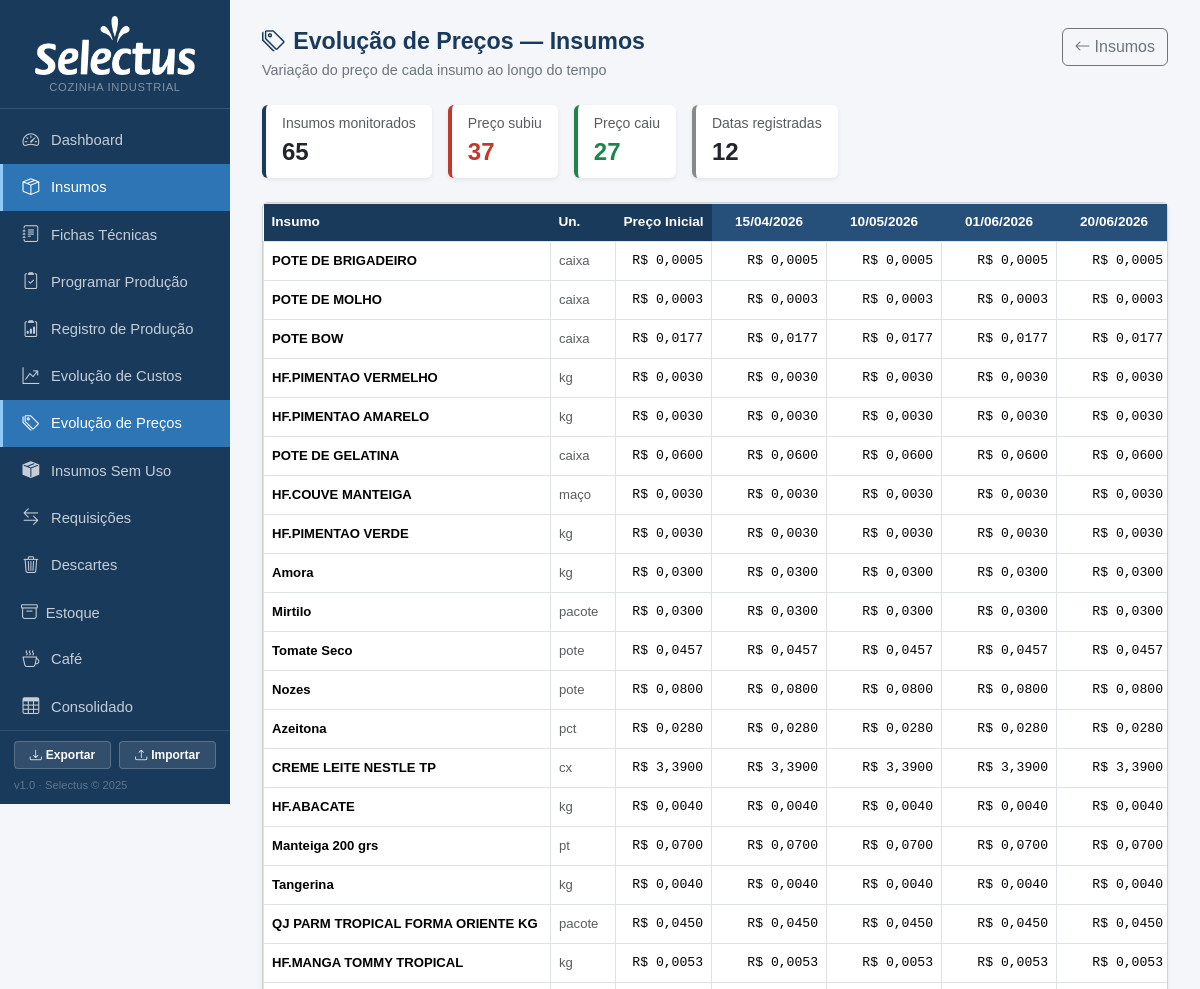
Page /insumos/evolucao-precos (upper part) on the earlier database version.
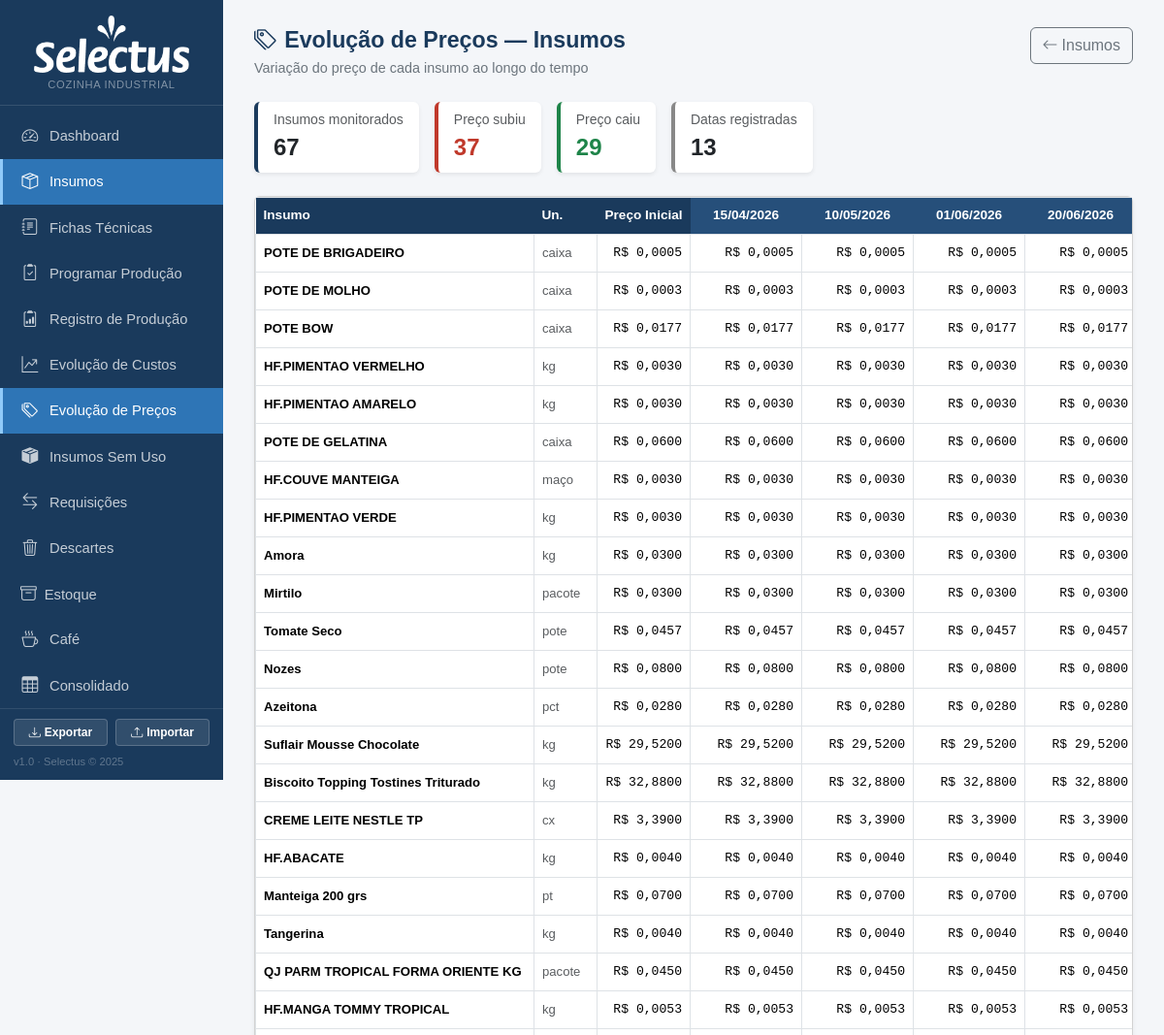
Same page on the later database version.
### tables this page shows
CREATE TABLE historico_precos (
            id INTEGER PRIMARY KEY AUTOINCREMENT,
            insumo_id INTEGER NOT NULL,
            preco_anterior REAL,
            preco_novo REAL,
            data_registro TEXT DEFAULT CURRENT_TIMESTAMP
        );

CREATE TABLE insumos (
            id INTEGER PRIMARY KEY AUTOINCREMENT,
            nome TEXT NOT NULL,
            unidade_compra TEXT NOT NULL,
            preco_compra REAL,
            unidade_uso TEXT NOT NULL,
            fator_conversao REAL NOT NULL DEFAULT 1
        , qtd_por_embalagem REAL, unid_embalagem TEXT, produto_vinculado_id INTEGER, estoque_atual REAL DEFAULT 0, estoque_minimo REAL DEFAULT 0, status_revisao_custo TEXT DEFAULT 'nao_revisado', data_revisao_custo TEXT, fornecedor TEXT, aproveitamento REAL NOT NULL DEFAULT 100, status_revisao_nome TEXT DEFAULT 'nao_revisado', observacao TEXT, estoque_central REAL DEFAULT 0, status_revisao_fp TEXT DEFAULT "nao_revisado");

### app.py (the view)
@app.route('/insumos/evolucao-precos')
def insumos_evolucao_precos():
    db = get_db()
    records = db.execute('''
        SELECT h.insumo_id, i.nome insumo_nome, i.unidade_compra,
               h.preco_anterior, h.preco_novo,
               date(h.data_registro) data_dia
        FROM historico_precos h
        JOIN insumos i ON i.id = h.insumo_id
        WHERE h.preco_anterior IS NOT NULL
        ORDER BY h.insumo_id, h.id
    ''').fetchall()
    db.close()
    dates = sorted(set(r['data_dia'] for r in records))
    by_id = {}
    for r in records:
        iid = r['insumo_id']
        if iid not in by_id:
            by_id[iid] = {'nome': r['insumo_nome'], 'unidade': r['unidade_compra'] or '',
                          'inicial': r['preco_anterior'], 'por_data': {}}
        by_id[iid]['por_data'][r['data_dia']] = r['preco_novo']
    for iid, d in by_id.items():
        ultimo = d['inicial']
        for dt in dates:
            if dt not in d['por_data']:
                d['por_data'][dt] = ultimo
            else:
                ultimo = d['por_data'][dt]
        d['atual'] = d['por_data'][dates[-1]] if dates else d['inicial']
        d['var_abs'] = d['atual'] - d['inicial']
        d['var_pct'] = (d['var_abs'] / d['inicial'] * 100) if d['inicial'] else 0
        spark = [d['inicial']] + [d['por_data'][dt] for dt in dates]
        d['spark_vals'] = ','.join(str(round(v, 6)) for v in spark)
    insumos = sorted(by_id.values(), key=lambda x: abs(x['var_pct']), reverse=True)
    return render_template('evolucao_insumos.html', insumos=insumos, dates=dates)

### app.py (called while the page is built)
def _to_br(value, decimals):
    if value is None:
        return '—'
    s = f'{float(value):,.{decimals}f}'
    return s.replace(',', 'X').replace('.', ',').replace('X', '.')

@app.template_filter('brl')
def brl_filter(value, decimals=2):
    return 'R$ ' + _to_br(value, decimals)

def get_db():
    c = sqlite3.connect(DB)
    c.row_factory = sqlite3.Row
    c.execute("PRAGMA foreign_keys = ON")
    return c

def count_alertas():
    try:
        db = get_db()
        n = db.execute('''SELECT COUNT(*) FROM insumos
                          WHERE estoque_minimo > 0 AND COALESCE(estoque_atual,0) < estoque_minimo''').fetchone()[0]
        db.close()
        return n
    except:
        return 0

@app.context_processor
def inject_alertas():
    return dict(n_alertas=count_alertas())

### templates/evolucao_insumos.html (shortened to what this page needs)
{% extends "base.html" %}
{% block content %}
<div class="page-header d-flex justify-content-between align-items-start">
  <div>
    <h1><i class="bi bi-tags me-2"></i>Evolução de Preços — Insumos</h1>
    <p>Variação do preço de cada insumo ao longo do tempo</p>
  </div>
  <a href="{{ url_for('insumos_lista') }}" class="btn btn-outline-secondary">
    <i class="bi bi-arrow-left me-1"></i>Insumos
  </a>
</div>
{% if not insumos %}
<div class="text-center py-5 text-muted">
  <i class="bi bi-clock-history" style="font-size:2.5rem"></i>
  <p class="mt-2">Nenhuma alteração de preço registrada ainda.</p>
  <p class="small">Os registros aparecerão automaticamente conforme os preços dos insumos forem atualizados.</p>
</div>
{% else %}
{% set n_subiu = namespace(v=0) %}
{% set n_caiu  = namespace(v=0) %}
{% for p in insumos %}
  {% if p.var_abs > 0 %}{% set n_subiu.v = n_subiu.v + 1 %}{% endif %}
  {% if p.var_abs < 0 %}{% set n_caiu.v  = n_caiu.v  + 1 %}{% endif %}
{% endfor %}
<div class="row g-3 mb-4">
  <div class="col-auto">
    <div class="card border-0 shadow-sm" style="border-left:4px solid #1a3a5c !important">
      <div class="card-body py-2 px-3">
        <div class="text-muted small">Insumos monitorados</div>
        <div class="fw-bold fs-4">{{ insumos|length }}</div>
      </div>
    </div>
  </div>
  <div class="col-auto">
    <div class="card border-0 shadow-sm" style="border-left:4px solid #c0392b !important">
      <div class="card-body py-2 px-3">
        <div class="text-muted small">Preço subiu</div>
        <div class="fw-bold fs-4 col-var-pos">{{ n_subiu.v }}</div>
      </div>
    </div>
  </div>
  <div class="col-auto">
    <div class="card border-0 shadow-sm" style="border-left:4px solid #1e8449 !important">
      <div class="card-body py-2 px-3">
        <div class="text-muted small">Preço caiu</div>
        <div class="fw-bold fs-4 col-var-neg">{{ n_caiu.v }}</div>
      </div>
    </div>
  </div>
  <div class="col-auto">
    <div class="card border-0 shadow-sm" style="border-left:4px solid #888 !important">
      <div class="card-body py-2 px-3">
        <div class="text-muted small">Datas registradas</div>
        <div class="fw-bold fs-4">{{ dates|length }}</div>
      </div>
    </div>
  </div>
</div>
<div class="card shadow-sm">
  <div class="card-body p-0" style="overflow-x:auto">
    <table class="table table-bordered mb-0 tbl-evolucao">
      <thead>
        <tr>
          <th style="min-width:200px">Insumo</th>
          <th style="min-width:65px">Un.</th>
          <th class="text-end" style="min-width:95px">Preço Inicial</th>
          {% for dt in dates %}
          <th class="th-date" style="min-width:115px">
            {{ dt[8:10] }}/{{ dt[5:7] }}/{{ dt[0:4] }}
          </th>
          {% endfor %}
        </tr>
      </thead>
      <tbody>
        {% for p in insumos %}
        {% set prev = namespace(v=p.inicial) %}
        <tr>
          <td class="fw-semibold">{{ p.nome }}</td>
          <td class="text-muted small">{{ p.unidade }}</td>
          <td class="num cell-igual">{{ p.inicial|brl(4) }}</td>
          {% for dt in dates %}
            {% set cv = p.por_data[dt] %}
            {% if cv > prev.v %}
              <td class="num cell-subiu">
                <i class="bi bi-arrow-up-circle-fill" style="font-size:.65rem"></i> {{ cv|brl(4) }}
              </td>
            {% elif cv < prev.v %}
              <td class="num cell-caiu">
                <i class="bi bi-arrow-down-circle-fill" style="font-size:.65rem"></i> {{ cv|brl(4) }}
              </td>
            {% else %}
              <td class="num cell-igual">{{ cv|brl(4) }}</td>
            {% endif %}
            {% set prev.v = cv %}
          {% endfor %}
        </tr>
        {% endfor %}
      </tbody>
    </table>
  </div>
</div>
{% endif %}
{% endblock %}

### templates/base.html (shortened to what this page needs)
<!DOCTYPE html>
<html lang="pt-BR">
<head>
  <link href="https://cdn.jsdelivr.net/npm/bootstrap@5.3.3/dist/css/bootstrap.min.css" rel="stylesheet">
  <link href="https://cdn.jsdelivr.net/npm/bootstrap-icons@1.11.3/font/bootstrap-icons.min.css" rel="stylesheet">
</head>
<body>
<div id="sidebar">
  <div class="brand text-center" style="padding:16px 12px 12px">
    <img src="{{ url_for('static', filename='logo.png') }}" alt="Mercado Selectus"
         style="max-width:160px;width:100%;filter:brightness(0) invert(1)">
    <span style="font-size:.7rem;color:rgba(255,255,255,.45);display:block;margin-top:4px;letter-spacing:.06em;text-transform:uppercase">Cozinha Industrial</span>
  </div>
  <nav class="mt-2">
    <a href="{{ url_for('index') }}" class="{{ 'active' if request.endpoint == 'index' }}">
      <i class="bi bi-speedometer2"></i> Dashboard
    </a>
    <a href="{{ url_for('insumos_lista') }}" class="{{ 'active' if 'insumo' in request.endpoint }}">
      <i class="bi bi-box-seam"></i> Insumos
    </a>
    <a href="{{ url_for('fichas_lista') }}" class="{{ 'active' if 'ficha' in request.endpoint }}">
      <i class="bi bi-journal-text"></i> Fichas Técnicas
    </a>
    <a href="{{ url_for('producao') }}" class="{{ 'active' if request.endpoint == 'producao' }}">
      <i class="bi bi-clipboard2-check"></i> Programar Produção
    </a>
    <a href="{{ url_for('registro_lista') }}" class="{{ 'active' if 'registro' in request.endpoint }}">
      <i class="bi bi-clipboard2-data"></i> Registro de Produção
    </a>
    <a href="{{ url_for('fichas_evolucao_custos') }}" class="{{ 'active' if request.endpoint == 'fichas_evolucao_custos' }}">
      <i class="bi bi-graph-up-arrow"></i> Evolução de Custos
    </a>
    <a href="{{ url_for('insumos_evolucao_precos') }}" class="{{ 'active' if request.endpoint == 'insumos_evolucao_precos' }}">
      <i class="bi bi-tags"></i> Evolução de Preços
    </a>
    <a href="{{ url_for('insumos_sem_uso') }}" class="{{ 'active' if request.endpoint == 'insumos_sem_uso' }}">
      <i class="bi bi-box-seam-fill"></i> Insumos Sem Uso
    </a>
    <a href="{{ url_for('requisicoes_lista') }}" class="{{ 'active' if 'requisicao' in request.endpoint }}">
      <i class="bi bi-arrow-left-right"></i> Requisições
    </a>
    <a href="{{ url_for('descartes_lista') }}" class="{{ 'active' if 'descarte' in request.endpoint }}">
      <i class="bi bi-trash3"></i> Descartes
    </a>
    <a href="{{ url_for('alertas') }}" class="{{ 'active' if request.endpoint == 'alertas' }}" style="justify-content:space-between">
      <span><i class="bi bi-archive me-2"></i>Estoque</span>
    </a>
    <a href="{{ url_for('cafe_lista') }}" class="{{ 'active' if 'cafe' in request.endpoint }}">
      <i class="bi bi-cup-hot"></i> Café
    </a>
    <a href="{{ url_for('consolidado') }}" class="{{ 'active' if 'consolidado' in request.endpoint }}">
      <i class="bi bi-table"></i> Consolidado
    </a>
  </nav>
  <div class="sidebar-footer" style="padding:10px 14px">
    <div class="d-flex gap-2 mb-2">
      <a href="{{ url_for('sistema_exportar') }}"
         class="btn btn-sm w-50 fw-semibold"
         style="background:rgba(255,255,255,.1);color:#fff;border:1px solid rgba(255,255,255,.2);font-size:.75rem"
         title="Baixar banco de dados completo">
        <i class="bi bi-download me-1"></i>Exportar
      </a>
      <button class="btn btn-sm w-50 fw-semibold"
              style="background:rgba(255,255,255,.1);color:#fff;border:1px solid rgba(255,255,255,.2);font-size:.75rem"
              data-bs-toggle="modal" data-bs-target="#modalImportarBase"
              title="Restaurar banco de dados">
        <i class="bi bi-upload me-1"></i>Importar
      </button>
    </div>
    <div style="font-size:.7rem;color:rgba(255,255,255,.3)">v1.0 · Selectus &copy; 2025</div>
  </div>
</div>
<div id="main">
  {% block content %}{% endblock %}
</div>
</body>
</html>

### templates/base.html (style rules this page uses)
:root { --sidebar-bg: #1a3a5c; --sidebar-hover: #264f7a; --sidebar-active: #2e75b6; --accent: #2e75b6; }
body { background: #f4f6f9; font-family: Arial, sans-serif; }
#sidebar { width: 230px; min-height: 100vh; background: var(--sidebar-bg); position: fixed; top: 0; left: 0; z-index: 100; display: flex; flex-direction: column; }
#sidebar .brand { padding: 20px 16px 16px; border-bottom: 1px solid rgba(255,255,255,.12); }
#sidebar .brand span { font-size: .72rem; color: rgba(255,255,255,.5); letter-spacing:.06em; text-transform:uppercase; display:block; }
#sidebar nav a { display: flex; align-items: center; gap: 10px; color: rgba(255,255,255,.75); text-decoration: none; padding: 11px 18px; font-size: .92rem; border-left: 3px solid transparent; transition: background .15s, color .15s; }
#sidebar nav a.active { background: var(--sidebar-active); color: #fff; border-left-color: #90caf9; }
#sidebar nav a i { font-size: 1.05rem; width: 20px; text-align:center; }
#sidebar .sidebar-footer { margin-top: auto; padding: 14px 18px; font-size: .75rem; color: rgba(255,255,255,.35); border-top: 1px solid rgba(255,255,255,.1); }
#main { margin-left: 230px; padding: 28px 32px; min-height: 100vh; }
.page-header { margin-bottom: 24px; }
.page-header h1 { font-size: 1.45rem; font-weight: 700; color: #1a3a5c; margin: 0; }
.page-header p { color: #6c757d; margin: 4px 0 0; font-size: .9rem; }
.table thead th { background: #1a3a5c; color: #fff; border: none; font-size: .85rem; font-weight: 600; }
.table td, .table th { vertical-align: middle; }

### templates/evolucao_insumos.html (style rules this page uses)
.tbl-evolucao th, .tbl-evolucao td { white-space: nowrap; font-size: .82rem; }
.tbl-evolucao thead th { background: #1a3a5c; color: #fff; border-color: #2e5080; }
.tbl-evolucao thead th.th-date { background: #264f7a; text-align: center; }
.tbl-evolucao td.num { text-align: right; font-family: monospace; }
.cell-igual { color: #555; }
.col-var-pos { color: #c0392b; font-weight: 700; }
.col-var-neg { color: #1e8449; font-weight: 700; }

Differences in the rows shown:
added historico_precos: nome "Suflair Mousse Chocolate", unidade "kg", inicial|brl "R$ 29,5200", dates "R$ 29,5200" "R$ 29,5200" "R$ 29,5200" "R$ 29,5200"
added historico_precos: nome "Biscoito Topping Tostines Triturado", unidade "kg", inicial|brl "R$ 32,8800", dates "R$ 32,8800" "R$ 32,8800" "R$ 32,8800" "R$ 32,8800"
Other differences:
{{ insumos|length }}: "65" → "67"
{{ n_caiu.v }}: "27" → "29"
{{ dates|length }}: "12" → "13"
